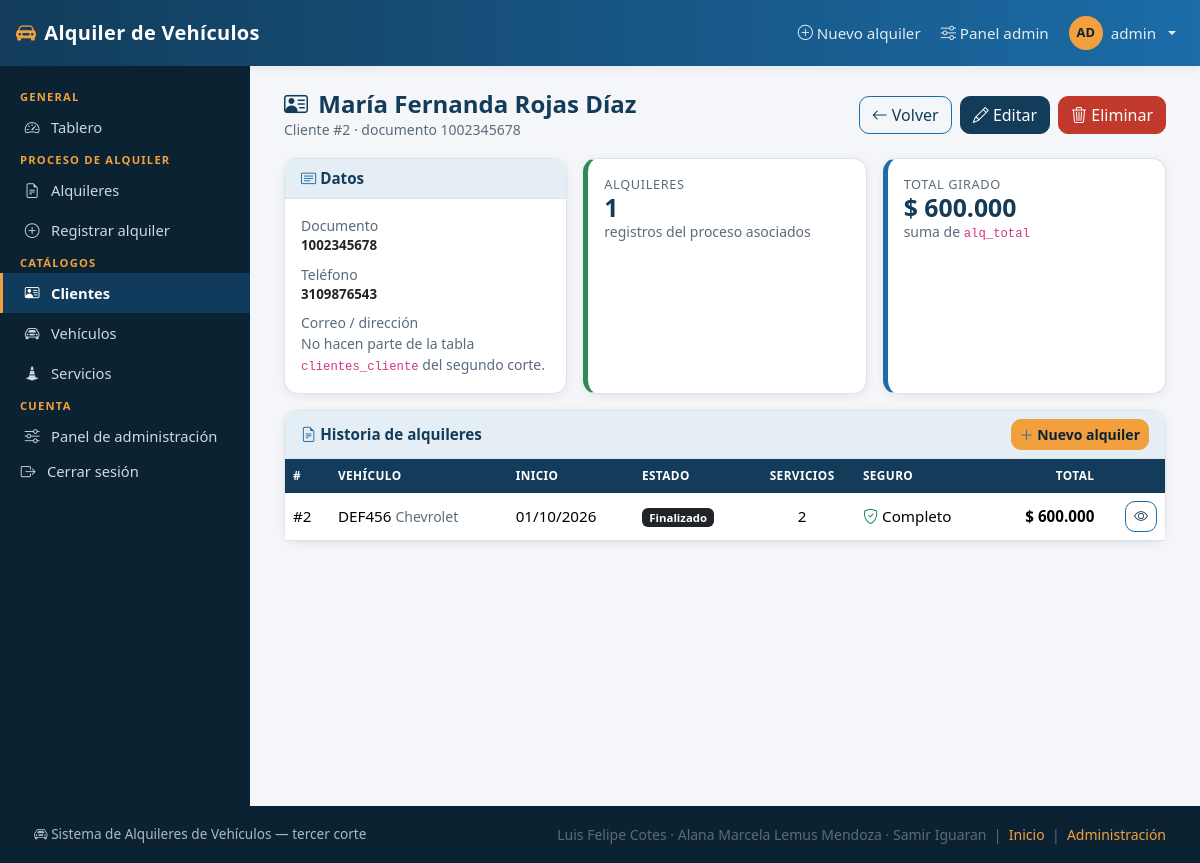
The page /clientes/2/ (signed in) on the database as committed earlier.
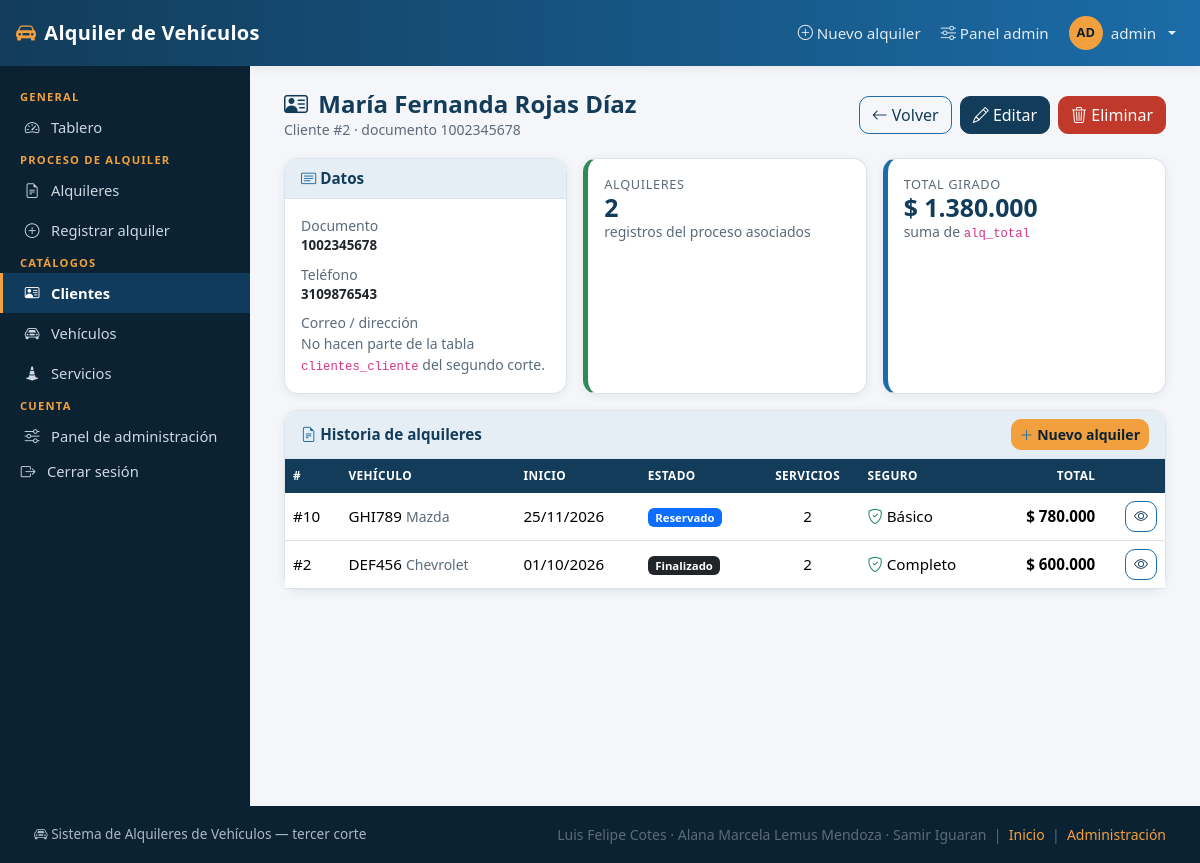
The same page on the database as committed later.
### alquileres/models.py (models this page shows, shortened)
class Alquiler(models.Model):
    pk_alq_id = models.AutoField(primary_key=True)
    fk_cli_id = models.ForeignKey(
        Cliente,
        on_delete=models.PROTECT,
        db_column="fk_cli_id",
        related_name="alquileres",
        verbose_name="cliente",
    )
    fk_veh_id = models.ForeignKey(
        Vehiculo,
        on_delete=models.PROTECT,
        db_column="fk_veh_id",
        related_name="alquileres",
        verbose_name="vehículo",
    )
    alq_fecha_inicio = models.DateField("fecha de inicio")
    alq_total = models.DecimalField("total", max_digits=12, decimal_places=2)
    class Meta:
        verbose_name = "alquiler"
        verbose_name_plural = "alquileres"
        ordering = ["-alq_fecha_inicio"]

### vehiculos/models.py (models this page shows, shortened)
class Vehiculo(models.Model):
    pk_veh_id = models.AutoField(primary_key=True)
    veh_placa = models.CharField("placa", max_length=10, unique=True)
    veh_marca = models.CharField("marca", max_length=50)
    veh_tarifa_dia = models.DecimalField("tarifa por día", max_digits=12, decimal_places=2)
    class Meta:
        verbose_name = "vehículo"
        verbose_name_plural = "vehículos"
        ordering = ["veh_marca", "veh_placa"]

### seguros/models.py (models this page shows, shortened)
class Seguro(models.Model):
    pk_seg_id = models.AutoField(primary_key=True)
    fk_alq_id = models.OneToOneField(
        Alquiler,
        on_delete=models.CASCADE,
        db_column="fk_alq_id",
        related_name="seguro",
        verbose_name="alquiler",
    )
    seg_tipo = models.CharField("tipo de seguro", max_length=50)
    seg_cobertura = models.CharField("cobertura", max_length=255)
    class Meta:
        verbose_name = "seguro"
        verbose_name_plural = "seguros"

### clientes/views.py (the view)
# urls.py: path("<int:pk>/", views.ClienteDetailView.as_view(), name="detalle"),
class ClienteDetailView(LoginRequiredMixin, DetailView):
    model = Cliente
    template_name = "clientes/cliente_detail.html"
    context_object_name = "cliente"
    def get_context_data(self, **kwargs):
        ctx = super().get_context_data(**kwargs)
        alquileres = (
            self.object.alquileres.select_related("fk_veh_id", "seguro")
            .prefetch_related("detalles__fk_ser_id")
            .order_by("-alq_fecha_inicio")
        )
        ctx["alquileres"] = alquileres
        ctx["total_cliente"] = sum(a.alq_total for a in alquileres)
        return ctx

### alquileres/logica.py (called while the page is built)
def costo_servicios(alquiler) -> Decimal:
    total = CERO
    for detalle in alquiler.detalles.all():
        total += detalle.fk_ser_id.ser_precio * detalle.ase_cantidad
    return total.quantize(Decimal("0.01"), rounding=ROUND_HALF_UP)

def dias_del_alquiler(alquiler):
    tarifa = Decimal(str(alquiler.fk_veh_id.veh_tarifa_dia or 0))
    if tarifa <= 0:
        return None, False
    base = Decimal(str(alquiler.alq_total)) - costo_servicios(alquiler)
    if base < 0:
        return None, False
    dias = int((base / tarifa).quantize(Decimal("1"), rounding=ROUND_HALF_UP))
    dias = min(max(dias, 1), DIAS_MAXIMOS)
    return dias, dias * tarifa == base

def fecha_fin(alquiler):
    dias, _exacto = dias_del_alquiler(alquiler)
    if dias is None:
        return None
    return alquiler.alq_fecha_inicio + timedelta(days=dias)

### alquileres/templatetags/alquileres_extras.py (called while the page is built)
@register.filter(name="estado_alquiler")
def estado_alquiler(alquiler):
    return resumen_estado(alquiler)

### templates/clientes/cliente_detail.html (shortened to what this page needs)
{% extends "base.html" %}
{% load alquileres_extras %}
{% block contenido %}
<div class="cabecera-pagina">
  <div>
    <h1><i class="bi bi-person-vcard me-1"></i> {{ cliente.cli_nombre }}</h1>
    <p class="texto-suave mb-0">Cliente #{{ cliente.pk_cli_id }} · documento {{ cliente.cli_documento }}</p>
  </div>
  <div class="d-flex gap-2 sin-impresion">
    <a class="btn btn-outline-primary" href="{% url 'clientes:lista' %}"><i class="bi bi-arrow-left"></i> Volver</a>
    {% if perms.clientes.change_cliente %}
    <a class="btn btn-primary" href="{% url 'clientes:editar' cliente.pk_cli_id %}"><i class="bi bi-pencil"></i> Editar</a>
    {% endif %}
    {% if perms.clientes.delete_cliente %}
    <a class="btn btn-peligro" href="{% url 'clientes:eliminar' cliente.pk_cli_id %}"><i class="bi bi-trash3"></i> Eliminar</a>
    {% endif %}
  </div>
</div>
<div class="row g-3 mb-3">
  <div class="col-12 col-md-4">
    <div class="card h-100"><div class="card-header"><i class="bi bi-card-text"></i> Datos</div>
      <div class="card-body small">
        <div class="texto-suave">Documento</div><div class="mono fw-semibold mb-2">{{ cliente.cli_documento }}</div>
        <div class="texto-suave">Teléfono</div><div class="mono fw-semibold mb-2">{{ cliente.cli_telefono }}</div>
        <div class="texto-suave">Correo / dirección</div>
        <div class="texto-suave small">No hacen parte de la tabla <code>clientes_cliente</code> del segundo corte.</div>
      </div></div>
  </div>
  <div class="col-12 col-md-4">
    <div class="card kpi kpi-exito h-100"><div class="card-body">
      <div class="etiqueta">Alquileres</div><div class="valor">{{ alquileres|length }}</div>
      <div class="texto-suave small">registros del proceso asociados</div>
    </div></div>
  </div>
  <div class="col-12 col-md-4">
    <div class="card kpi h-100"><div class="card-body">
      <div class="etiqueta">Total girado</div><div class="valor">{{ total_cliente|pesos }}</div>
      <div class="texto-suave small">suma de <code>alq_total</code></div>
    </div></div>
  </div>
</div>
<div class="card">
  <div class="card-header d-flex justify-content-between align-items-center">
    <span><i class="bi bi-file-earmark-text"></i> Historia de alquileres</span>
    {% if perms.alquileres.add_alquiler %}
    <a class="btn btn-sm btn-acento" href="{% url 'alquileres:registrar' %}">
      <i class="bi bi-plus-lg"></i> Nuevo alquiler
    </a>
    {% endif %}
  </div>
  <div class="table-responsive">
    <table class="table tabla-sistema tabla-sm mb-0">
      <thead><tr><th>#</th><th>Vehículo</th><th>Inicio</th><th>Estado</th>
        <th class="text-center">Servicios</th><th>Seguro</th><th class="text-end">Total</th><th></th></tr></thead>
      <tbody>
        {% for aq in alquileres %}
        {% with estado=aq|estado_alquiler %}
        <tr>
          <td class="mono">#{{ aq.pk_alq_id }}</td>
          <td class="mono">{{ aq.fk_veh_id.veh_placa }} <span class="texto-suave small">{{ aq.fk_veh_id.veh_marca }}</span></td>
          <td class="mono">{{ aq.alq_fecha_inicio|fecha_corta }}</td>
          <td><span class="badge text-bg-{{ estado.clase }}">{{ estado.nombre }}</span></td>
          <td class="text-center">{{ aq.detalles.count }}</td>
          <td>{% if aq.seguro %}<i class="bi bi-shield-check text-success"></i> {{ aq.seguro.seg_tipo }}{% else %}<span class="texto-suave">—</span>{% endif %}</td>
          <td class="text-end mono fw-semibold">{{ aq.alq_total|pesos }}</td>
          <td class="text-end">
            <a class="btn btn-sm btn-outline-primary" href="{% url 'alquileres:detalle' aq.pk_alq_id %}"><i class="bi bi-eye"></i></a>
          </td>
        </tr>
        {% endwith %}
        {% empty %}
        <tr><td colspan="8"><div class="zona-vacia"><i class="bi bi-inbox"></i> Este cliente aún no tiene alquileres.</div></td></tr>
        {% endfor %}
      </tbody>
    </table>
  </div>
</div>
{% endblock %}

Rows that differ between the two databases and show on the page:
added Alquiler: pk_alq_id "10", fk_veh_id.veh_placa "GHI789", fk_veh_id.veh_marca "Mazda", alq_fecha_inicio|fecha_corta "25/11/2026", nombre "Reservado", detalles.count "2", seguro.seg_tipo "Básico", alq_total|pesos "$ 780.000"
Other text that changed with them:
{{ alquileres|length }}: "1" → "2"
{{ total_cliente|pesos }}: "$ 600.000" → "$ 1.380.000"
